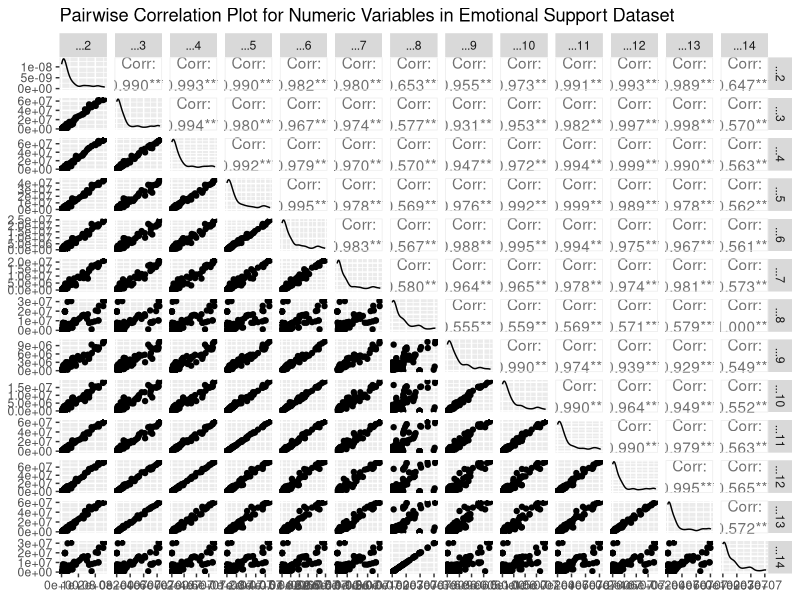

Here is the R script that generated this plot:
# Load required libraries
library(readxl)
library(GGally)
library(ggplot2)

# Load the dataset
data <- read_excel("emotional_support.xlsx")

# Convert all columns to numeric, treating non-numeric values as NA
data_numeric <- data.frame(lapply(data, function(x) as.numeric(as.character(x))))

# Check for missing values in each column
missing_proportion <- colMeans(is.na(data_numeric))
print("Proportion of missing values in each column:")
print(missing_proportion)

# Remove columns with more than 50% missing values
data_numeric <- data_numeric[, missing_proportion < 0.5]

# Check if there are still any columns left
if (ncol(data_numeric) > 1) {
  # Remove rows with any remaining NA values
  data_numeric <- na.omit(data_numeric)
  
  # Verify if there are enough rows left after NA removal
  if (nrow(data_numeric) > 1) {
    # Generate the pairwise correlation plot
    ggpairs(data_numeric) +
      ggtitle("Pairwise Correlation Plot for Numeric Variables in Emotional Support Dataset")
  } else {
    print("Not enough data left after row-wise NA removal.")
  }
} else {
  print("No numeric columns left after column-wise NA filtering.")
}
